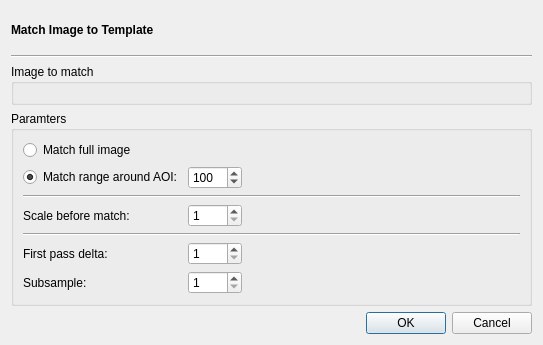
<?xml version="1.0" encoding="UTF-8"?>
<ui version="4.0">
 <class>MeasureMatchDialog</class>
 <widget class="QDialog" name="MeasureMatchDialog">
  <property name="geometry">
   <rect>
    <x>0</x>
    <y>0</y>
    <width>543</width>
    <height>345</height>
   </rect>
  </property>
  <property name="windowTitle">
   <string>Dialog</string>
  </property>
  <layout class="QVBoxLayout" name="verticalLayout">
   <item>
    <widget class="QLabel" name="label">
     <property name="font">
      <font>
       <weight>75</weight>
       <bold>true</bold>
      </font>
     </property>
     <property name="text">
      <string>Match Image to Template</string>
     </property>
    </widget>
   </item>
   <item>
    <widget class="Line" name="line">
     <property name="orientation">
      <enum>Qt::Horizontal</enum>
     </property>
    </widget>
   </item>
   <item>
    <widget class="QGroupBox" name="groupBox">
     <property name="title">
      <string>Image to match</string>
     </property>
     <layout class="QVBoxLayout" name="verticalLayout_2">
      <item>
       <widget class="ImageSelectWidget" name="imageSelectWidget" native="true"/>
      </item>
     </layout>
    </widget>
   </item>
   <item>
    <widget class="QGroupBox" name="matchFullBox">
     <property name="title">
      <string>Paramters</string>
     </property>
     <layout class="QGridLayout" name="gridLayout">
      <item row="5" column="1">
       <widget class="QSpinBox" name="firstPassBox">
        <property name="minimum">
         <number>1</number>
        </property>
        <property name="maximum">
         <number>10</number>
        </property>
       </widget>
      </item>
      <item row="5" column="0">
       <widget class="QLabel" name="label_2">
        <property name="text">
         <string>First pass delta:</string>
        </property>
       </widget>
      </item>
      <item row="3" column="0">
       <widget class="QLabel" name="label_4">
        <property name="text">
         <string>Scale before match:</string>
        </property>
       </widget>
      </item>
      <item row="1" column="0">
       <widget class="QRadioButton" name="matchRangeButton">
        <property name="text">
         <string>Match range around AOI:</string>
        </property>
        <property name="checked">
         <bool>true</bool>
        </property>
        <attribute name="buttonGroup">
         <string notr="true">buttonGroup</string>
        </attribute>
       </widget>
      </item>
      <item row="6" column="0">
       <widget class="QLabel" name="label_3">
        <property name="text">
         <string>Subsample:</string>
        </property>
       </widget>
      </item>
      <item row="1" column="2">
       <spacer name="horizontalSpacer">
        <property name="orientation">
         <enum>Qt::Horizontal</enum>
        </property>
        <property name="sizeHint" stdset="0">
         <size>
          <width>40</width>
          <height>20</height>
         </size>
        </property>
       </spacer>
      </item>
      <item row="2" column="0" colspan="3">
       <widget class="Line" name="line_2">
        <property name="orientation">
         <enum>Qt::Horizontal</enum>
        </property>
       </widget>
      </item>
      <item row="0" column="0">
       <widget class="QRadioButton" name="matchFullButton">
        <property name="text">
         <string>Match full image</string>
        </property>
        <attribute name="buttonGroup">
         <string notr="true">buttonGroup</string>
        </attribute>
       </widget>
      </item>
      <item row="1" column="1">
       <widget class="QSpinBox" name="matchRangeBox">
        <property name="minimum">
         <number>10</number>
        </property>
        <property name="maximum">
         <number>1000</number>
        </property>
        <property name="singleStep">
         <number>10</number>
        </property>
        <property name="value">
         <number>100</number>
        </property>
       </widget>
      </item>
      <item row="6" column="1">
       <widget class="QSpinBox" name="subsampleBox">
        <property name="minimum">
         <number>1</number>
        </property>
        <property name="maximum">
         <number>10</number>
        </property>
       </widget>
      </item>
      <item row="4" column="0" colspan="3">
       <widget class="Line" name="line_3">
        <property name="orientation">
         <enum>Qt::Horizontal</enum>
        </property>
       </widget>
      </item>
      <item row="3" column="1">
       <widget class="QSpinBox" name="factorBox">
        <property name="minimum">
         <number>1</number>
        </property>
        <property name="maximum">
         <number>4</number>
        </property>
       </widget>
      </item>
     </layout>
    </widget>
   </item>
   <item>
    <widget class="QDialogButtonBox" name="buttonBox">
     <property name="orientation">
      <enum>Qt::Horizontal</enum>
     </property>
     <property name="standardButtons">
      <set>QDialogButtonBox::Cancel|QDialogButtonBox::Ok</set>
     </property>
    </widget>
   </item>
  </layout>
 </widget>
 <customwidgets>
  <customwidget>
   <class>ImageSelectWidget</class>
   <extends>QWidget</extends>
   <header>dialogs/imageselectwidget.h</header>
   <container>1</container>
  </customwidget>
 </customwidgets>
 <resources/>
 <connections>
  <connection>
   <sender>buttonBox</sender>
   <signal>accepted()</signal>
   <receiver>MeasureMatchDialog</receiver>
   <slot>accept()</slot>
   <hints>
    <hint type="sourcelabel">
     <x>248</x>
     <y>254</y>
    </hint>
    <hint type="destinationlabel">
     <x>157</x>
     <y>274</y>
    </hint>
   </hints>
  </connection>
  <connection>
   <sender>buttonBox</sender>
   <signal>rejected()</signal>
   <receiver>MeasureMatchDialog</receiver>
   <slot>reject()</slot>
   <hints>
    <hint type="sourcelabel">
     <x>316</x>
     <y>260</y>
    </hint>
    <hint type="destinationlabel">
     <x>286</x>
     <y>274</y>
    </hint>
   </hints>
  </connection>
 </connections>
 <buttongroups>
  <buttongroup name="buttonGroup"/>
 </buttongroups>
</ui>
